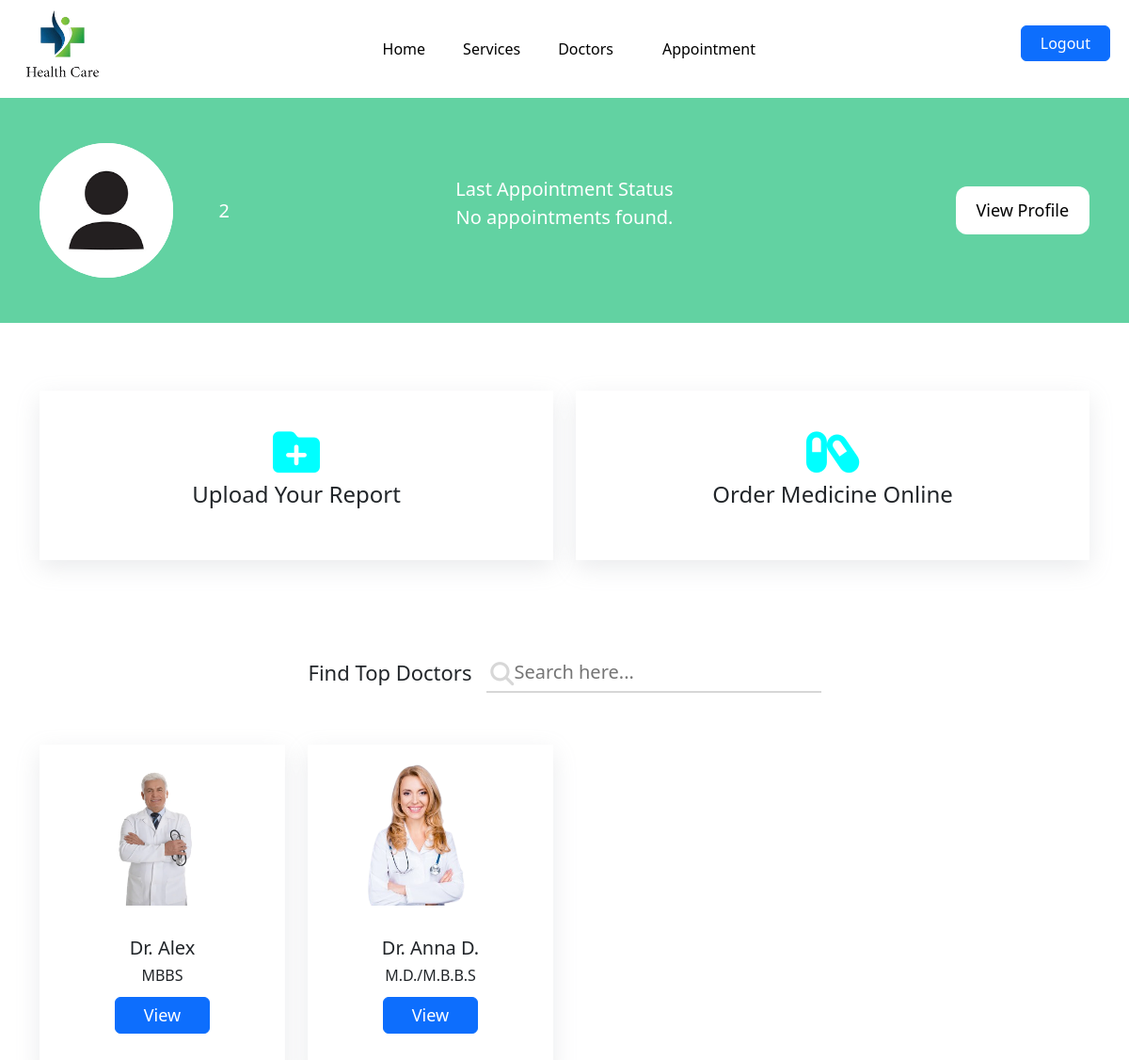
Screenshot of /healthcare/home/ (signed in) with the database file from the repository.
### HealthCare/models.py (models this page shows)
class register(models.Model):
    id = models.AutoField(primary_key=True)
    fullname_reg = models.CharField(max_length=255,null=True,blank=False)
    dob_reg = models.DateField()
    age_reg = models.CharField(max_length=3,null=False,blank=False)
    email_reg = models.EmailField(max_length=255,null=False,blank=False)
    phono_reg = models.CharField(max_length=10,null=False,blank=False,unique=True)
    username_reg = models.CharField(max_length=255,null=False,blank=False)
    password_reg = models.CharField(max_length=255,null=False,blank=False)
    cpassword_reg = models.CharField(max_length=255,null=False,blank=False)
    gender_reg = models.CharField(max_length=6, null=True, blank=True)
    image_reg = models.ImageField(upload_to='user_profileimg/',max_length=250, null=True, blank=True)
    report = models.FileField(upload_to='user_report/',max_length=250, null=True, blank=True)

class doctor(models.Model):
    doctor_name=models.CharField(max_length=255,null=False,blank=True)
    doctor_qualification=models.CharField(max_length=255,null=False,blank=True)
    doctor_experience=models.CharField(max_length=2,null=False,blank=True)
    doctor_contact=models.CharField(max_length=10,null=False,blank=True)
    doctor_email=models.CharField(max_length=255,null=False,blank=True)
    doctor_image=models.ImageField(upload_to='doctor_image/',max_length=250,null=True,blank=True)

### HealthCare/views.py (the view)
# urls.py: path('home/', view.submit_home, name='home'),
def submit_home(request):
    username = request.session.get('username')
    try:
        profiles = register.objects.get(username_reg=username)
        app_username = profiles.fullname_reg
    except register.DoesNotExist:
        profiles = None
    doctordata = doctor.objects.all()
    last_appointment = None
    if app_username:
        last_appointment = appointment.objects.filter(app_name=app_username).order_by('-app_dateandtime').first()
    context = {
        'profiles': profiles,
        'doctordata': doctordata,
        'last_appointment': last_appointment,
    }
    return render(request, 'home.html', context)

### templates/home.html (shortened to what this page needs)
<!DOCTYPE html>
<html lang="en">
  <head>
    <link rel="stylesheet" href="/static/css/home_style.css" />
    <link rel="stylesheet" href="/static/css/all.min.css" />
    <link rel="stylesheet" href="/static/css/bootstrap.min.css" />
  </head>
  <body>
    <section class="header-sec">
      <nav class="navbar navbar-expand-md px-2">
        <div class="container-fluid">
          <img src="/static/image/siteLogo.png" alt="" />
          <div class="collapse navbar-collapse" id="navbarSupportedContent">
            <ul class="navbar-nav m-auto mb-2 mb-lg-0">
              <li class="nav-item home">
                <a class="nav-link" href="#hero">Home</a>
              </li>
              <li class="nav-item">
                <a class="nav-link" href="#service">Services</a>
              </li>
              <li class="nav-item">
                <a class="nav-link" href="#doctor">Doctors</a>
              </li>
              <li class="nav-item"></li>
                <a class="nav-link" href="{% url 'appoinment' %}">Appointment</a>
            </ul>
            <a href="{% url 'logout' %}"
              ><button type="button" class="btn btn-primary mb-1">
                Logout
              </button></a
            ><br />
          </div>
        </div>
      </nav>
    </section>
    <section class="hero-sec py-5 mt-2" id="hero">
      <div class="container">
        <div class="row patient-div">
          <div class="col-sm-4 text-center">
            {% if profiles %}
            <div class="patient-info d-flex">
              <div class="patient-img">
                {% if profiles.image_reg %}
                <img
                  src="{{ profiles.image_reg.url }}"
                  alt="{{ profiles.fullname_reg }}"
                />
                {% else %}
                <img src="/static/image/default_user.png" alt="Default Image" />
                {% endif %}
              </div>
              <div class="patient-detail ps-5">
                <h5>{{ profiles.id }}</h5>
              </div>
            </div>
            {% endif %}
          </div>
          <div class="col-sm-4 m-auto">
            <div class="appo-detail text-center text-white fs-5">
              <p class="p-0 m-0">Last Appointment Status</p>
              {% if last_appointment %}
              <span class="p-0 m-0">{{last_appointment.app_status}}</span>
              {% else %}
              <p>No appointments found.</p>
              {% endif %}
            </div>
          </div>
          <div class="col-sm-4 text-center">
            <div class="view-btn justify-content-end">
              <button type="button" class="btn">
                <a href="{% url 'profile' %}" target="_self">View Profile</a>
              </button>
            </div>
          </div>
        </div>
      </div>
    </section>
    <form id="uploadForm" method="POST" enctype="multipart/form-data">
      <section class="card-sec py-5 mt-4" id="service">
        <div class="container">
          <div class="row patient-div">
            <div class="col-md-6 text-center">
              <div class="card1">
                <label for="file"
                  ><i class="fa-solid fa-folder-plus"></i
                ></label>
                <h2>Upload Your Report</h2>
              </div>
            </div>
            <div class="col-md-6 text-center">
              <div class="card3">
                <a href="{% url 'medicen' %}"
                  ><i class="fa-solid fa-capsules"></i
                ></a>
                <h2>Order Medicine Online</h2>
              </div>
            </div>
          </div>
        </div>
      </section>
    </form>
    <section class="search-sec mt-3">
      <div class="container">
        <div class="search">
          <div class="find-head">
            <span>Find Top Doctors</span>
          </div>
          <div class="search-bar">
            <i class="fa-solid fa-magnifying-glass"></i>
            <input
              type="text"
              id="doctor-search"
              name="search"
              placeholder="Search here..."
            />
          </div>
        </div>
      </div>
    </section>
    <section class="doctor-sec pt-1 pb-5" id="doctor">
      <div class="container">
        <div class="row text-center" id="doctor-results">
          {% for doc in doctordata %}
          <div
            class="col-lg-3 col-md-6 pt-3 doctor-card"
            data-name="{{ doc.doctor_name }}"
          >
            <div class="doctor1 doc-div">
              <div class="doctor-img">
                <img src="{{doc.doctor_image.url}}" alt="" class="w-100" />
              </div>
              <div class="doctor-info mt-4">
                <h2 class="fs-5">{{doc.doctor_name}}</h2>
                <h4>{{ doc.doctor_qualification }}</h4>
                </div>
                <button
                  class="btn btn-primary"
                  data-bs-target="#exampleModalToggle{{ forloop.counter }}"
                  data-bs-toggle="modal"
                >
                  View
                </button>
              </div>
            </div>
          </div>
          {% endfor %}
    </section>
  </body>
</html>

### static/css/home_style.css (style rules this page uses)
* { margin: 0; padding: 0; box-sizing: border-box; }
.header-sec { width: 100%; z-index: 999; }
.header-sec .navbar img { width: 8%; }
.header-sec .navbar-nav .nav-link { color: black; font-weight: 500; font-size: 16px; }
.header-sec .navbar-nav .nav-item { padding: 0 12px; }
.header-sec .navbar-nav a { position: relative; padding: 5px; }
.header-sec .navbar-nav a::after { content: ""; position: absolute; left: 1%; bottom: 0; height: 3px; width: 0; background-color: #0d6efd; transition: 0.3s; }
.header-sec .navbar button { font-weight: 500; padding: 6px 20px; }
.hero-sec { background-color: #62d2a2; }
.hero-sec .patient-info { align-items: center; justify-content: left; color: #fff; }
.hero-sec .patient-info .patient-img { border-radius: 50%; overflow: hidden; width: 40%; background-color: #fff; }
.hero-sec .patient-info .patient-img img { width: 100%; }
.hero-sec .view-btn { display: flex; align-items: center; height: 100%; }
.hero-sec .view-btn button { position: relative; width: 40%; padding: 12px 0; font-size: 18px; background-color: white; color: black; font-weight: 500; border-radius: 12px; border: none; z-index: 9999; overflow: hidden; }
.hero-sec .view-btn button a { color: black; text-decoration: none; }
.hero-sec .view-btn button::after { content: ""; position: absolute; top: 0; left: 0; height: 100%; width:0%; background-color: #0d6efd; z-index: -1; transition: 0.4s; }
.card-sec { margin-top: 20px; }
.card-sec .card1, .card-sec .card2, .card-sec .card3 { padding: 20px; height: 180px; box-shadow: rgba(149, 157, 165, 0.2) 0px 8px 24px; }
.card-sec i { font-size: 50px; padding-top: 20px; color: aqua; }
.card-sec .patient-div h2 { font-size: 24px; line-height: 40px; }
.card-sec .card1 label { cursor: pointer; }
.search-sec { padding: 35px 0; }
.search-sec .search { display: flex; align-items: center; justify-content: center; }
.search-sec .search span { font-size: 22px; font-weight: 500; padding-right: 5px; }
.search-sec .search .search-bar { position: relative; }
.search-sec .search .search-bar input { border: none; border-bottom: 2px solid #97979761; padding:5px 30px; margin-left: 10px; font-size: 20px; }
.search-sec .search i { position: absolute; top: 25%; left: 4%; font-size: 25px; color: #97979761; }
.doctor-sec .doc-div { height: 350px; box-shadow: rgba(149, 157, 165, 0.2) 0px 8px 24px; }
.doctor-sec .doctor-info h4 { font-size: 16px; }
.doctor-sec .doc-div .doctor-img { height: 180px; overflow: hidden; }
.doctor-sec .doc-div .doctor-img img { padding-top: 10px; align-items: center; transform: scale(0.9); height: 100%; object-fit: contain; transition: 0.3s; }
.doctor-sec .doctor1 .doctor-img img, .doctor-sec .doctor3 .doctor-img img { padding-right: 20px; }
.doctor-sec .doctor-info button { padding: 5px 30px; margin-top: 5px; font-size: 18px; }

### rows the page displays
register: id "2"
doctor: doctor_image (picture), doctor_name "Dr. Alex", doctor_qualification "MBBS"
doctor: doctor_image (picture), doctor_name "Dr. Anna D.", doctor_qualification "M.D./M.B.B.S"
